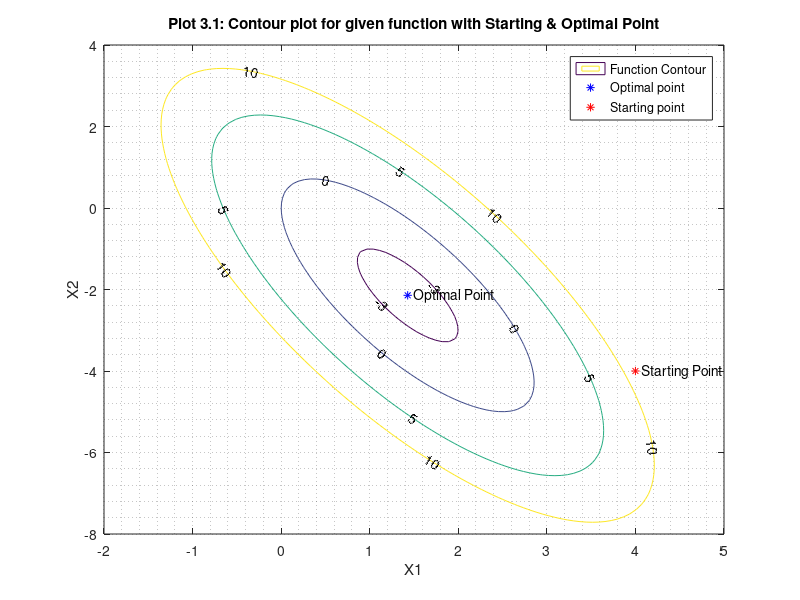

This figure's MATLAB source:
% This script is for the Homework 3.1 Contour plot with starting point and  
% The given function is 
% f(x1,x2)=(4*(x1)*(x1))+((x2)*(x2))-(5*(x1))+(3*(x1)*(x2));
% Initial condition [4;-4]
clc,clear,close;
% Initial points 
x0=[4;-4];
%% Contour Plot
X11=linspace(-2,5);
X12=linspace(-8,4);
[X1,X2]=meshgrid(X11,X12);
fx= (4.*X1.^2) + (X2.^2) - (5.*X1) + (3.*X1.*X2);
[C,h]=contour(X1,X2,fx,[-3,0,5,10]);
clabel(C,h)
xlabel('X1');
ylabel('X2');
title('Plot 3.1: Contour plot for given function with Starting & Optimal Point');
hold on;
grid minor;
% Plot optimal point
plot ((10/7),(-15/7),'b*');text((10/7),(-15/7),'  Optimal Point');
hold on;
% Plot initial point
plot (4,-4,'r*');text(4,-4,'  Starting Point');
legend('Function Contour','Optimal point','Starting point');